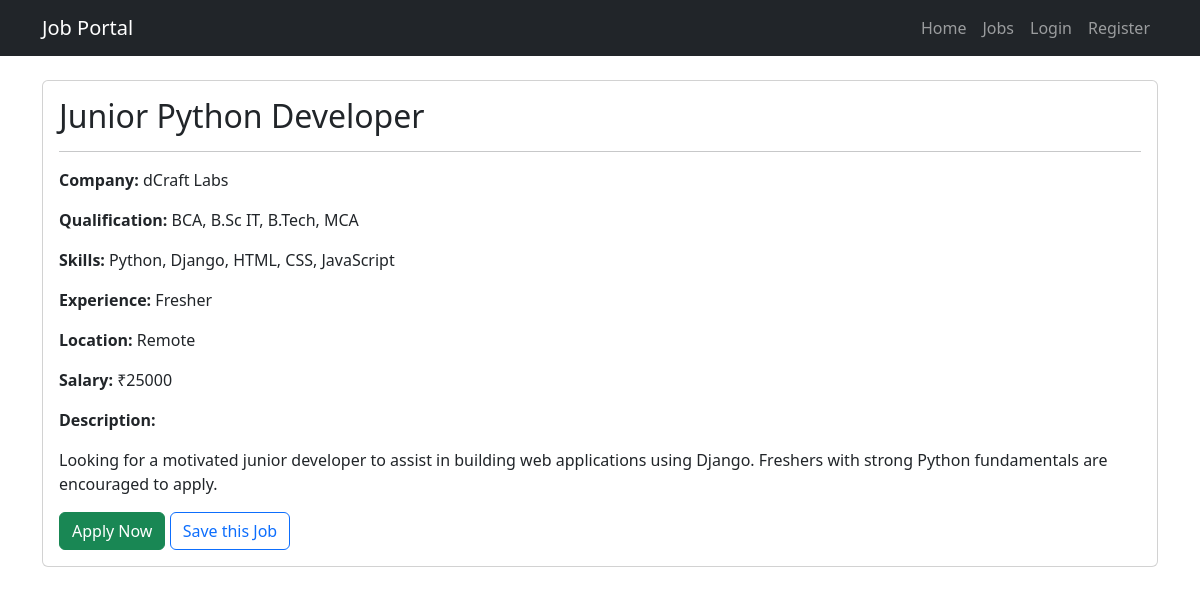
The app's page /job/3/ with its own data.
### job/models.py (models this page shows, shortened)
class Job(models.Model):
    title = models.CharField(max_length=100)
    qualification = models.CharField(max_length=200)
    skills = models.CharField(max_length=200)
    description = models.TextField()
    experience = models.CharField(max_length=50)
    salary = models.IntegerField()
    location = models.CharField(max_length=100)
    company_name = models.CharField(max_length=100)
    posted_date = models.DateField(auto_now_add=True)

### job/views.py (the view)
# urls.py: path('job/<int:id>/',job_detail,name='job_detail'),
def job_detail(request, id):
    job = Job.objects.get(id=id)
    return render(
        request,
        "job_detail.html",
        {
            "job": job
        }
    )

### job/templates/job_detail.html
{% extends 'base.html' %}
{% block content %}
<div class="card">
    <div class="card-body">
        <h2>
            {{ job.title }}
        </h2>
        <hr>
        <p>
            <strong>Company:</strong>
            {{ job.company_name }}
        </p>
        <p>
            <strong>Qualification:</strong>
            {{ job.qualification }}
        </p>
        <p>
            <strong>Skills:</strong>
            {{ job.skills }}
        </p>
        <p>
            <strong>Experience:</strong>
            {{ job.experience }}
        </p>
        <p>
            <strong>Location:</strong>
            {{ job.location }}
        </p>
        <p>
            <strong>Salary:</strong>
            ₹{{ job.salary }}
        </p>
        <p>
            <strong>Description:</strong>
        </p>
        <p>
            {{ job.description }}
        </p>
        <a
            href="/job/{{ job.id }}/apply/"
            class="btn btn-success">
            Apply Now
        </a>
        <a href="{% url 'saved_job' job.id %}" class="btn btn-outline-primary">
            Save this Job
        </a>
    </div>
</div>
{% endblock %}

### records on screen
Job: title "Junior Python Developer", company_name "dCraft Labs", qualification "BCA, B.Sc IT, B.Tech, MCA", skills "Python, Django, HTML, CSS, JavaScript", experience "Fresher", location "Remote", salary "25000", description "Looking for a motivated junior developer to assist in building web applications using Django. Freshers with strong Python fundamentals are encouraged to apply."
